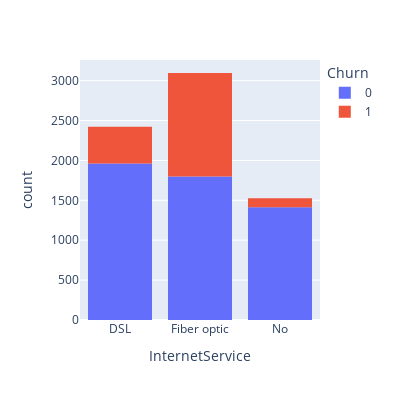

The notebook cell saved with this chart:
### Code cell
fig = px.histogram(df1, x="InternetService", color="Churn",width=400, height=400)
fig.show()

### Figure 1 — Plotly figure (JSON) as saved in the notebook; plotly's stock layout.template omitted (floating-point values rounded to 4 significant figures; data arrays with more than 128 entries replaced by an {"elided": "..."} marker saying what was removed)
{"data": [{"alignmentgroup": "True", "bingroup": "x", "hovertemplate": "Churn=0<br>InternetService=%{x}<br>count=%{y}<extra></extra>", "legendgroup": "0", "marker": {"color": "#636efa", "pattern": {"shape": ""}}, "name": "0", "offsetgroup": "0", "orientation": "v", "showlegend": true, "type": "histogram", "x": {"elided": "5174 str values"}, "xaxis": "x", "yaxis": "y"}, {"alignmentgroup": "True", "bingroup": "x", "hovertemplate": "Churn=1<br>InternetService=%{x}<br>count=%{y}<extra></extra>", "legendgroup": "1", "marker": {"color": "#EF553B", "pattern": {"shape": ""}}, "name": "1", "offsetgroup": "1", "orientation": "v", "showlegend": true, "type": "histogram", "x": {"elided": "1869 str values"}, "xaxis": "x", "yaxis": "y"}], "layout": {"barmode": "relative", "height": 400, "legend": {"title": {"text": "Churn"}, "tracegroupgap": 0}, "margin": {"t": 60}, "width": 400, "xaxis": {"anchor": "y", "domain": [0, 1], "title": {"text": "InternetService"}, "type": "category", "range": [-0.5, 2.5], "autorange": true}, "yaxis": {"anchor": "x", "domain": [0, 1], "title": {"text": "count"}, "range": [0, 3259.0], "autorange": true}}}
